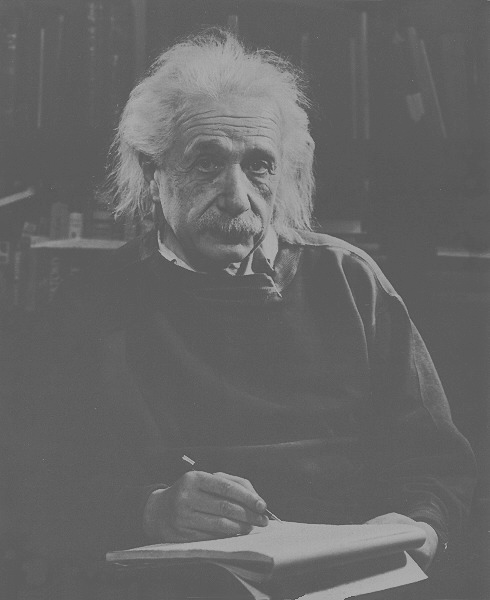
%> input picture 影像處理概論/hw4/HW4_einstein.tif, 490 x 600 px
$ octave hw4_1.m   (GNU Octave 9; MATLAB toolbox functions it lacks are replaced by stand-ins)
%> lines starting %> are read from the running program, lines starting %| are printed output that depends on the picture
RGB = imread('HW4_einstein.tif');
%> RGB is the input picture: size 600x490 uint8; min 74, max 178, mean 102.4
fft_RGB = fft2(RGB);

% get magnitude of DFT Image
fft_Mag = abs(fft_RGB);
fft_Mag= log(fft_Mag+1);
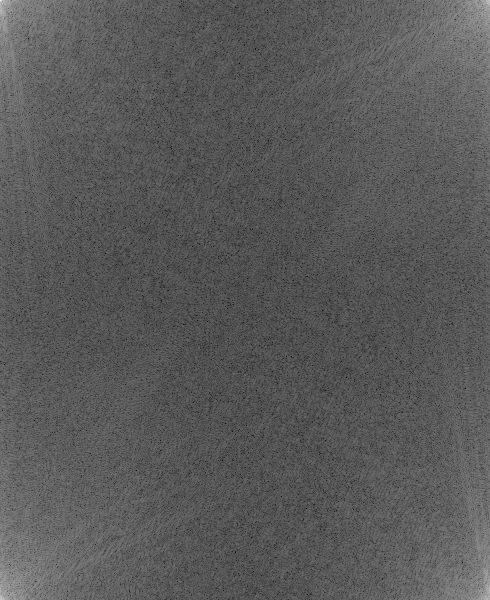
%> fft_Mag: size 600x490 double; min 2.17, max 17.22, mean 7.48; drawn with min black and max white
fft_Mag = mat2gray(fft_Mag);

% get phase of DFT Image
fft_phase = angle(fft_RGB);
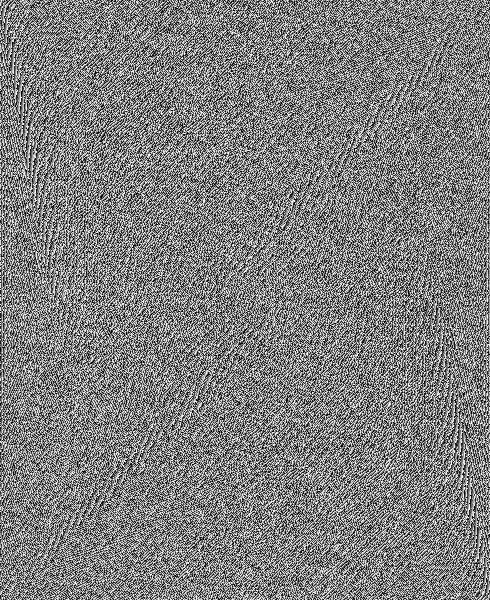
%> fft_phase: size 600x490 double; min -3.14, max 3.14, mean 3.21e-05; drawn with min black and max white
fft_phase = mat2gray(fft_phase);

% display magnitude and phase
imshow(fft_Mag,[]); %display
title('magnitude')
figure, imshow(fft_phase,[]);
title('phase')
